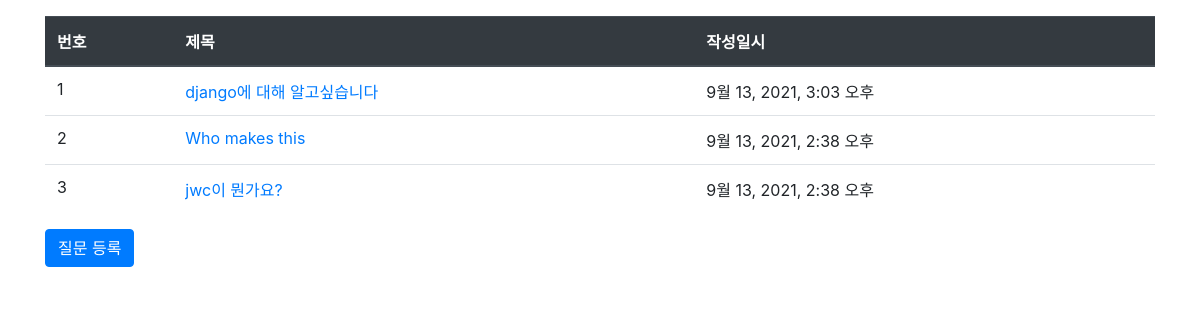
The page /jwc/ on the database as committed earlier.
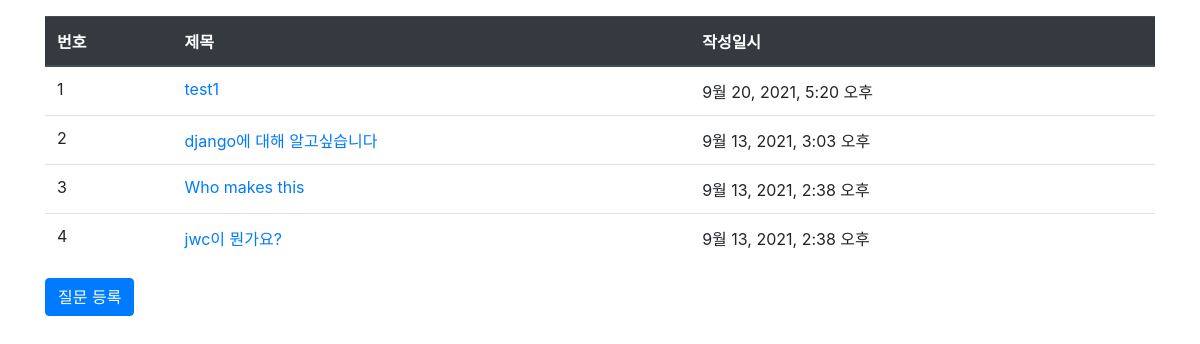
The same page on the database as committed later.
### jwc/models.py (models this page shows, shortened)
class Question(models.Model):
    subject = models.CharField(max_length=200)
    content = models.TextField()
    create_date = models.DateTimeField()

### jwc/views.py (the view)
# urls.py: path('', views.index, name='index'),
def index(request):
    question_list = Q.objects.order_by('-create_date')
    context = {'question_list':question_list}
    return render(request, 'jwc/question_list.html',context)

### templates/jwc/question_list.html
{% extends 'base.html' %}
{% block content%}
<div class="container my-3">
    <table class="table">
        <thead>
        <tr class="thead-dark">
            <th>번호</th>
            <th>제목</th>
            <th>작성일시</th>
        </tr>
        </thead>
        <tbody>
        {% if question_list %}
        {% for question in question_list %}
        <tr>
            <td>{{ forloop.counter }}</td>
            <td>
                <a href="{% url 'jwc:detail' question.id %}">{{ question.subject }}</a>
            </td>
            <td>{{ question.create_date }}</td>
        </tr>
        {% endfor %}
        {% else %}
        <tr>
            <td colspan="3">질문이 없습니다.</td>
        </tr>
        {% endif %}
        </tbody>
    </table>
    <a href = "{% url 'jwc:question_create' %}" class="btn btn-primary">질문 등록</a>
</div>
{% endblock %}

### templates/base.html (shortened to what this page needs)
{% load static %}
<html>
<head>
    <link rel="stylesheet" type="text/css" href="{% static 'style.css' %}">
    <link rel="stylesheet" type="text/css" href="{% static 'bootstrap.min.css' %}">
</head>
<body>
{% block content%}
{% endblock %}
</body>
</html>

Rows that differ between the two databases and show on the page:
added Question: subject "test1", create_date "9월 20, 2021, 5:20 오후"
